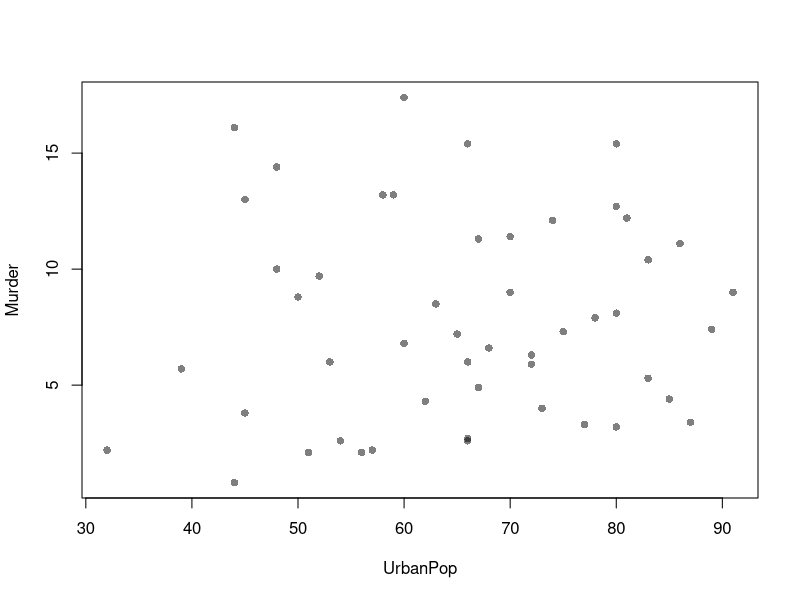
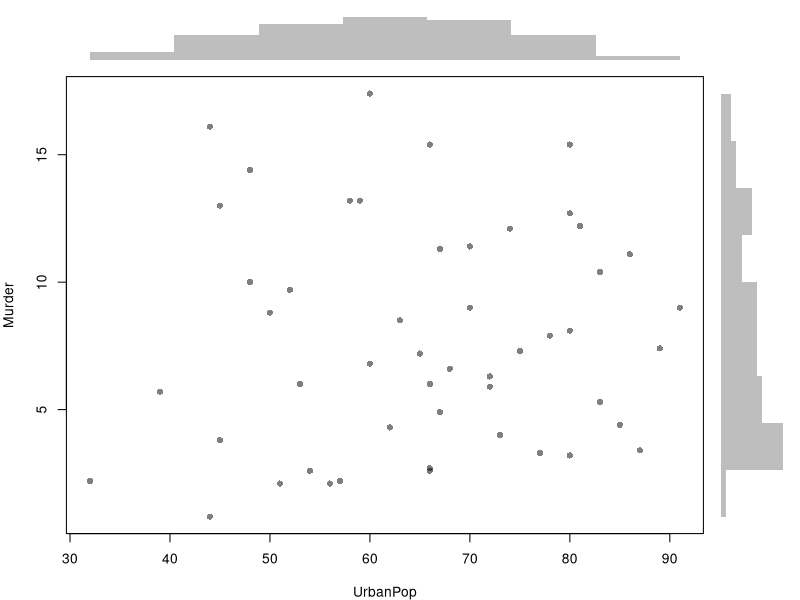
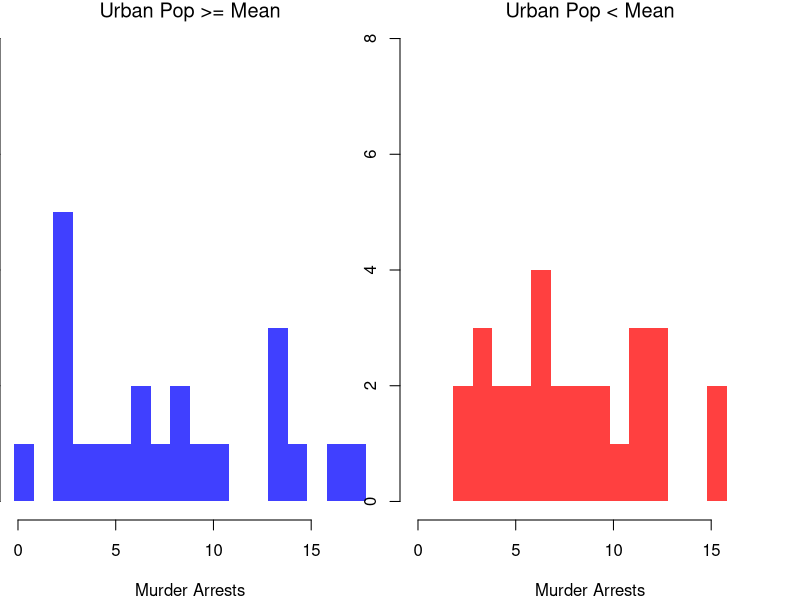
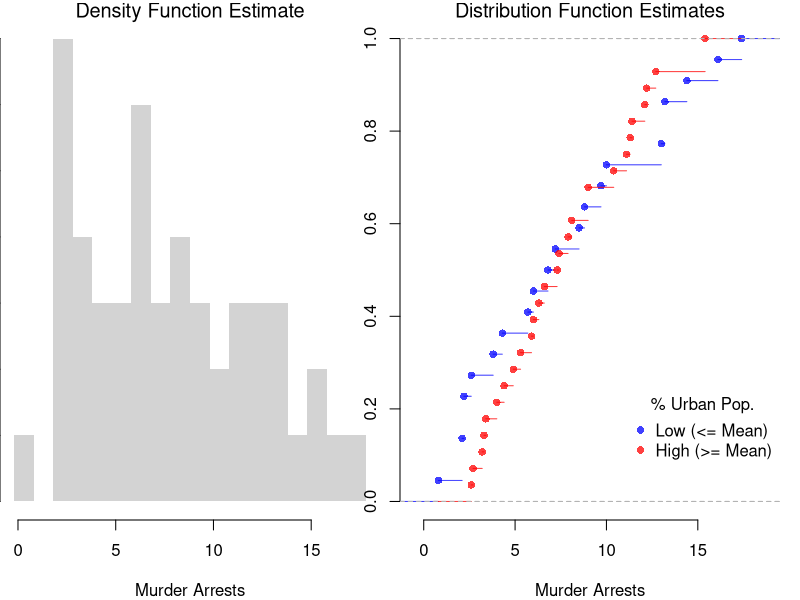
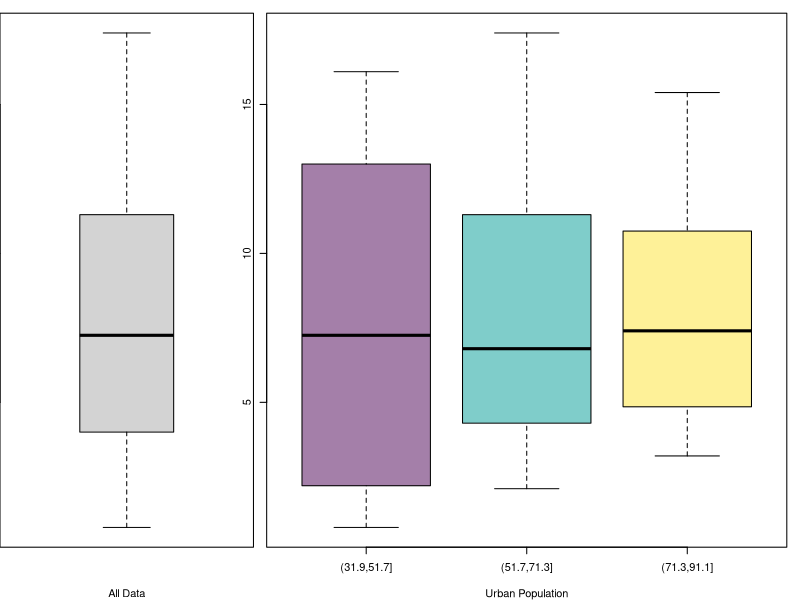
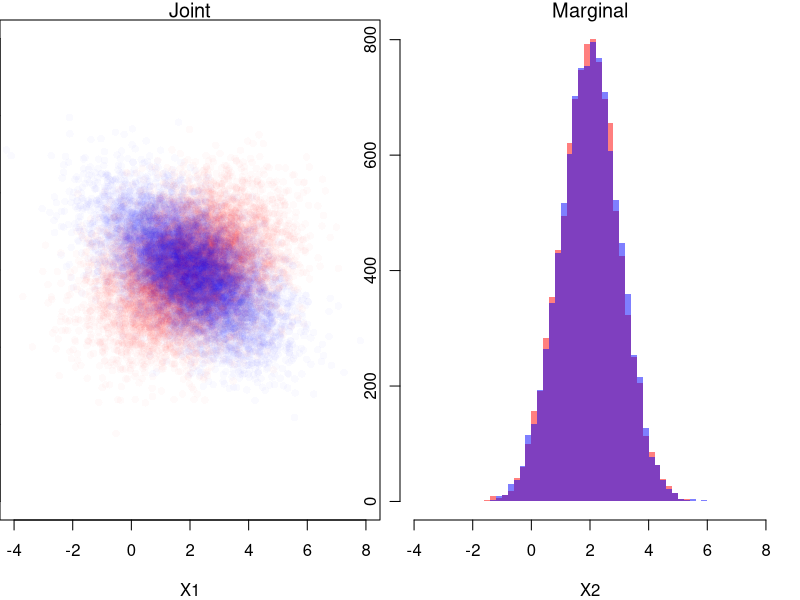

Generate these figures, in order, with R:
## ---- chunk 1
# Bivariate Data from USArrests
xy <- USArrests[,c('Murder','UrbanPop')]
xy[1,]
## ---- chunk 2
plot(Murder~UrbanPop, USArrests, pch=16, col=grey(0.,.5))
## ---- chunk 3
# Setup Plot
layout( matrix(c(2,0,1,3), ncol=2, byrow=TRUE),
    widths=c(9/10,1/10), heights=c(1/10,9/10))

# Scatterplot
par(mar=c(4,4,1,1))
plot(Murder~UrbanPop, USArrests, pch=16, col=rgb(0,0,0,.5))

# Add Marginals
par(mar=c(0,4,1,1))
xhist <- hist(USArrests[,'UrbanPop'], plot=FALSE)
barplot(xhist[['counts']], axes=FALSE, space=0, border=NA)

par(mar=c(4,0,1,1))
yhist <- hist(USArrests[,'Murder'], plot=FALSE)
barplot(yhist[['counts']], axes=FALSE, space=0, horiz=TRUE, border=NA)
## ---- chunk 4
# Tailored Histogram 
ylim <- c(0,8)
xbks <-  seq(min(USArrests[,'Murder'])-1, max(USArrests[,'Murder'])+1, by=1)

# Also show more information
# Split Data by Urban Population above/below mean
pop_mean <- mean(USArrests[,'UrbanPop'])
pop_cut <- USArrests[,'UrbanPop']< pop_mean
murder_lowpop <- USArrests[pop_cut,'Murder']
murder_highpop <- USArrests[!pop_cut,'Murder']
cols <- c(low=rgb(0,0,1,.75), high=rgb(1,0,0,.75))

par(mfrow=c(1,2))
hist(murder_lowpop,
    breaks=xbks, col=cols[1],
    main='Urban Pop >= Mean', font.main=1,
    xlab='Murder Arrests',
    border=NA, ylim=ylim)

hist(murder_highpop,
    breaks=xbks, col=cols[2],
    main='Urban Pop < Mean', font.main=1,
    xlab='Murder Arrests',
    border=NA, ylim=ylim)
## ---- chunk 5
par(mfrow=c(1,2))
# Full Sample Density
hist(USArrests[,'Murder'], 
    main='Density Function Estimate', font.main=1,
    xlab='Murder Arrests',
    breaks=xbks, freq=F, border=NA)

# Split Sample Distribution Comparison
F_lowpop <- ecdf(murder_lowpop)
plot(F_lowpop, col=cols[1],
    pch=16, xlab='Murder Arrests',
    main='Distribution Function Estimates',
    font.main=1, bty='n')
F_highpop <- ecdf(murder_highpop)
plot(F_highpop, add=T, col=cols[2], pch=16)

legend('bottomright', col=cols,
    pch=16, bty='n', inset=c(0,.1),
    title='% Urban Pop.',
    legend=c('Low (<= Mean)','High (>= Mean)'))
## ---- chunk 6
# Simple Interactive Scatter Plot
# plot(Assault~UrbanPop, USArrests, col=grey(0,.5), pch=16,
#    cex=USArrests[,'Murder']/diff(range(USArrests[,'Murder']))*2,
#    main='US Murder arrests (per 100,000)')
## ---- chunk 7
layout( t(c(1,2,2)))
boxplot(USArrests[,'Murder'], main='',
    xlab='All Data', ylab='Murder Arrests')

# K Groups with even spacing
K <- 3
USArrests[,'UrbanPop_Kcut'] <- cut(USArrests[,'UrbanPop'],K)
Kcols <- hcl.colors(K,alpha=.5)
boxplot(Murder~UrbanPop_Kcut, USArrests,
    main='', col=Kcols,
    xlab='Urban Population', ylab='')

# 4 Groups with equal numbers of observations
#Qcuts <- c(
#    '0%'=min(USArrests[,'UrbanPop'])-10*.Machine[['double.eps']],
#    quantile(USArrests[,'UrbanPop'], probs=c(.25,.5,.75,1)))
#USArrests[,'UrbanPop']_cut <- cut(USArrests[,'UrbanPop'], Qcuts)
#boxplot(Murder~UrbanPop_cut, USArrests, col=hcl.colors(4,alpha=.5))
## ---- chunk 8
#plot(xy, pch=16, col=grey(0,.25))
cov(xy)
## ---- chunk 9
cor(xy)[2]
## ---- chunk 10
cor_m <- function(xy) {
  # Compute medians for each column
  med <- apply(xy, 2, median)
  # Subtract the medians from each column
  xm <- sweep(xy, 2, med, "-")
  # Compute CoDev
  CoDev <- median(xm[, 1] * xm[, 2])
  # Compute the medians of absolute deviation
  MadProd <- prod( apply(abs(xm), 2, median) )
  # Return the robust correlation measure
  return( CoDev / MadProd)
}
cor_m(xy)
## ---- chunk 11
xy <- USArrests[,c('Murder','UrbanPop')]
xy[,1] <- rank(xy[,1] )
xy[,2] <- rank(xy[,2] )
# plot(xy, pch=16, col=grey(0,.25))
tau <- cor(xy[, 1], xy[, 2], method = "kendall")
round(tau, 3)
## ---- chunk 12
xy <- USArrests[,c('Murder','UrbanPop')]
xy[,1] <- cut(xy[,1],3)
xy[,2] <- cut(xy[,2],4)
table(xy)

cor_v <- function(xy){
    # Create a contingency table from the categorical variables
    tbl <- table(xy)
    # Compute the chi-square statistic (without Yates' continuity correction)
    chi2 <- chisq.test(tbl, correct=FALSE)[['statistic']]
    # Total sample size
    n <- sum(tbl)
    # Compute the minimum degrees of freedom (min(rows-1, columns-1))
    df_min <- min(nrow(tbl) - 1, ncol(tbl) - 1)
    # Calculate Cramer's V
    V <- sqrt((chi2 / n) / df_min)
    return(V)
}
cor_v(xy)

# DescTools::CramerV( table(xy) )
## ---- chunk 13
# Create a 2x2 matrix for the joint distribution.
# Rows correspond to X1 (coin 1), and columns correspond to X2 (coin 2).
P_fair <- matrix(1/4, nrow = 2, ncol = 2)
rownames(P_fair) <- c("X1=0", "X1=1")
colnames(P_fair) <- c("X2=0", "X2=1")
P_fair

# Compute the marginal distributions.
# Marginal for X1: sum across columns.
P_X1 <- rowSums(P_fair)
P_X1
# Marginal for X2: sum across rows.
P_X2 <- colSums(P_fair)
P_X2

# Compute the conditional probabilities Prob(X2 | X1).
cond_X2_given_X1 <- matrix(0, nrow = 2, ncol = 2)
for (j in 1:2) {
  cond_X2_given_X1[, j] <- P_fair[, j] / P_X1[j]
}
rownames(cond_X2_given_X1) <- c("X2=0", "X2=1")
colnames(cond_X2_given_X1) <- c("given X1=0", "given X1=1")
cond_X2_given_X1
## ---- chunk 14
# Create the joint distribution matrix for the unfair coin case.
P_unfair <- matrix(c(0.5, 0, 0, 0.5), nrow = 2, ncol = 2, byrow = TRUE)
rownames(P_unfair) <- c("X1=0", "X1=1")
colnames(P_unfair) <- c("X2=0", "X2=1")
P_unfair

# Compute the marginal distribution for X2 in the unfair case.
P_X2_unfair <- colSums(P_unfair)
P_X1_unfair <- rowSums(P_unfair)

# Compute the conditional probabilities Prob(X1 | X2) for the unfair coin.
cond_X2_given_X1_unfair <- matrix(NA, nrow = 2, ncol = 2)
for (j in 1:2) {
  if (P_X1_unfair[j] > 0) {
    cond_X2_given_X1_unfair[, j] <- P_unfair[, j] / P_X1_unfair[j]
  }
}
rownames(cond_X2_given_X1_unfair) <- c("X2=0", "X2=1")
colnames(cond_X2_given_X1_unfair) <- c("given X1=0", "given X1=1")
cond_X2_given_X1_unfair
## ---- chunk 15
# Simulate Bivariate Data
N <- 10000
Mu <- c(2,2) ## Means

Sigma1 <- matrix(c(2,-.8,-.8,1),2,2) ## CoVariance Matrix
MVdat1 <- mvtnorm::rmvnorm(N, Mu, Sigma1)

Sigma2 <- matrix(c(2,.4,.4,1),2,2) ## CoVariance Matrix
MVdat2 <- mvtnorm::rmvnorm(N, Mu, Sigma2)

par(mfrow=c(1,2))
## Different diagonals
plot(MVdat2, col=rgb(1,0,0,0.02), pch=16,
    main='Joint', font.main=1,
    ylim=c(-4,8), xlim=c(-4,8), xlab='X1', ylab='X2')
points(MVdat1,col=rgb(0,0,1,0.02),pch=16)
## Same marginal distributions
xbks <- seq(-4,8,by=.2)
hist(MVdat2[,2], col=rgb(1,0,0,0.5),
    breaks=xbks, border=NA, xlab='X2',
    main='Marginal', font.main=1)
hist(MVdat1[,2], col=rgb(0,0,1,0.5),
    add=T, breaks=xbks, border=NA)
## ---- chunk 16
# Verify Bayes' theorem for the unfair coin case:
# Compute Prob(X1=1 | X2=1) using the formula:
#   Prob(X1=1 | X2=1) = [Prob(X2=1 | X1=1) * Prob(X1=1)] / Prob(X2=1)

P_X1_1 <- 0.5
P_X2_1_given_X1_1 <- 1  # Since coin 2 copies coin 1.
P_X2_1 <- P_X2_unfair["X2=1"]

bayes_result <- (P_X2_1_given_X1_1 * P_X1_1) / P_X2_1
bayes_result
